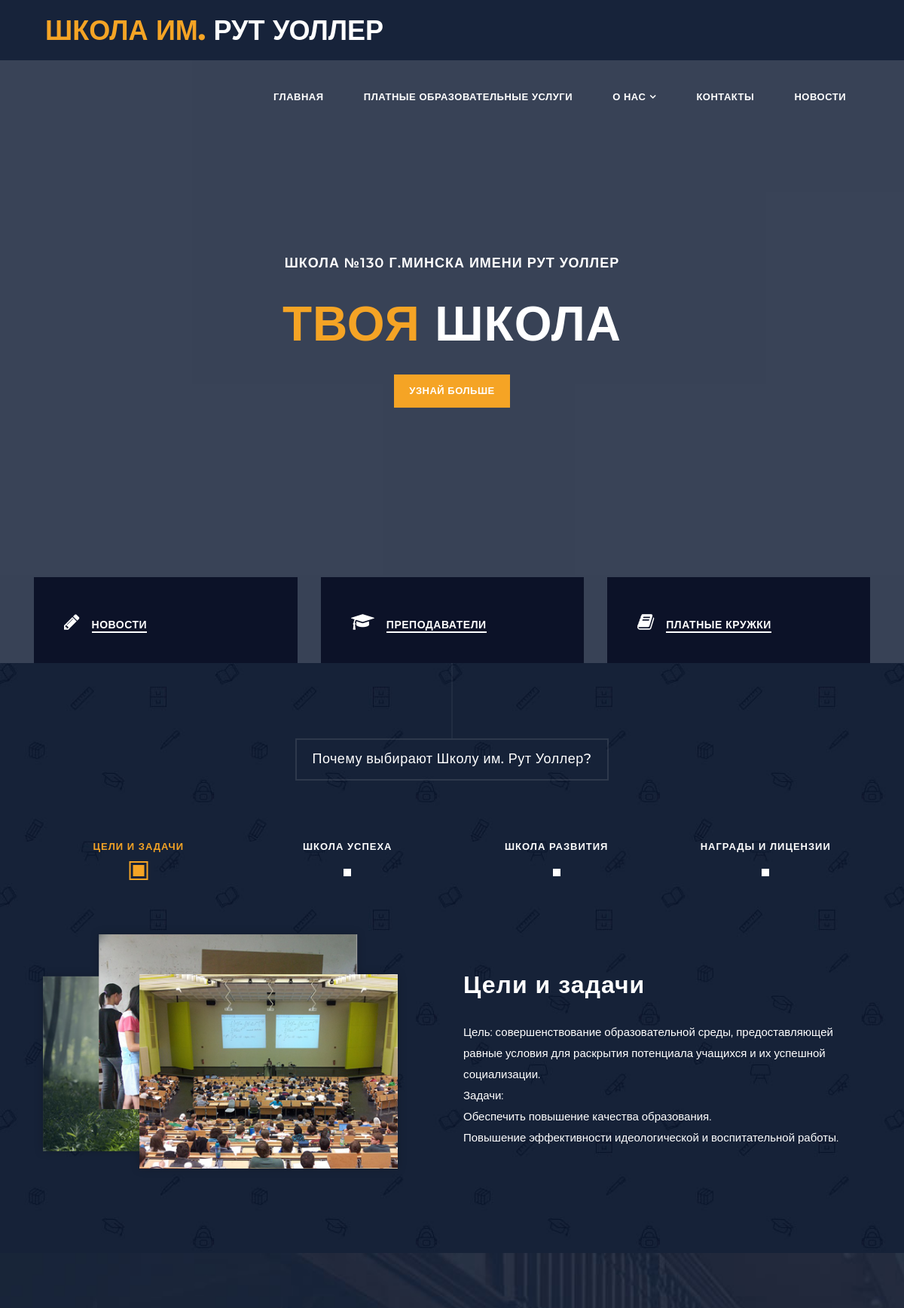
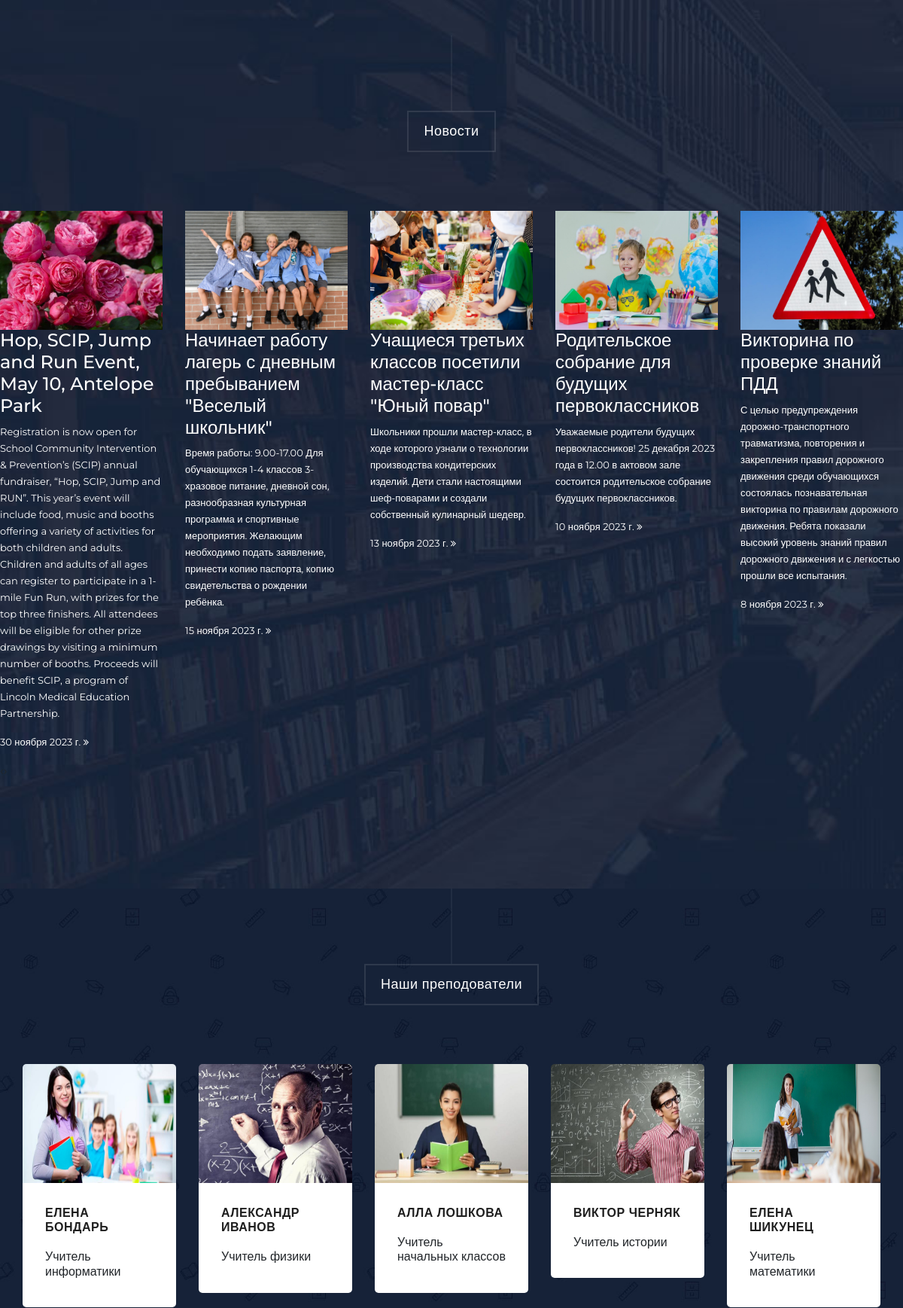
/school130/home/ (upper part), run on the app's committed database (2 pictures, top to bottom).
### Minsk130school/models.py (models this page shows, shortened)
class Blogs(models.Model):
    title = models.CharField('Заголовок', max_length=100)
    content = models.TextField('Содержание')
    publicationDate = models.DateField('Дата публикации', blank=True)
    image = models.ImageField('Изображение', upload_to='blog_images/')
    def image_tag(self):
        return format_html('<img src="{}" width="150" height="150" />'.format(self.image.url))
    image_tag.short_description = 'Изображение'
    class Meta:
        verbose_name = 'Заголовок'
        verbose_name_plural = 'Заголовки'

class Teachers(models.Model):
    first_name = models.CharField('Имя', max_length=50)
    last_name = models.CharField('Фамилия', max_length=50)
    brief_information = models.TextField('Краткая информация')
    description = models.TextField('Описание')
    image = models.ImageField('Изображение', upload_to='teacher_images/')
    paid_service = models.ForeignKey('PaidServices',  on_delete=models.SET_DEFAULT, related_name='teachers', verbose_name='Платные услуги',  null=True, default=None)   #related_name позволит получить всех связанных преподавателей для каждого кружка.
    def image_tag(self):
        return format_html('<img src="{}" width="150" height="150" />'.format(self.image.url))
    image_tag.short_description = 'Изображение'
    class Meta:
        verbose_name = 'Преподаватель'
        verbose_name_plural = 'Преподаватели'

### Minsk130school/views.py (the view)
# urls.py: path('home/', views.home, name= 'home'),
def home (request):
    application_form = AdmissionApplicationForm()
    question_form = QuestionsForm()
    blogs = models.Blogs.objects.order_by('-publicationDate')
    teachers = models.Teachers.objects.all()
    courses = models.PaidServices.objects.all()
    admins = models.LeadershipContacts.objects.all()
    for course in courses:
        course.teachers_set = course.teachers.all()  # Получение всех преподавателей для каждого кружка
    return render(request, 'home.html', {'application_form':application_form,
                                         'question_form':question_form,
                                         'courses': courses,
                                         'teachers':teachers,
                                         'blogs':blogs,
                                         'admins':admins})

### Minsk130school/templates/home.html (shortened to what this page needs)
{% extends 'base.html' %}
{% block content %}
{% load static %}
    {% block navigation %}
      <ul class="main-menu">
        <li><a href="#section1">Главная</a></li>
        <li><a href="#section4">Платные образовательные услуги</a></li>
        <li class="has-submenu"><a href="#section2">О нас</a>
        </li>
        <li><a href="#section6">Контакты</a></li>
        <li><a href="{% url 'news' %}" rel="sponsored" class="external">Новости</a></li>
      </ul>
    {% endblock %}
 <section class="section main-banner" id="top" data-section="section1">
  <video autoplay muted loop id="bg-video">
      <source src="{% static 'Minsk130school/assets/images/course-video.mp4' type="video/mp4" /%}">
  </video>
  <div class="video-overlay header-text">
      <div class="caption">
          <h6>Школа №130 г.Минска имени Рут Уоллер</h6>
          <h2><em>Твоя</em> Школа</h2>
          <div class="main-button">
              <div class="scroll-to-section"><a href="#section2">Узнай больше</a></div>
          </div>
      </div>
  </div>
</section>
<section class="features">
<div class="container">
  <div class="row">
    <div class="col-lg-4 col-12">
      <div class="features-post">
        <div class="features-content">
          <div class="content-show">
            <h4><i class="fa fa-pencil"></i><a href="{% url 'news' %}">Новости</a></h4>
          </div>
        </div>
      </div>
    </div>
    <div class="col-lg-4 col-12">
      <div class="features-post second-features">
        <div class="features-content">
          <div class="content-show">
            <h4><i class="fa fa-graduation-cap"></i><a href="{% url 'teachers' %}">Преподаватели</a></h4>
          </div>
        </div>
      </div>
    </div>
    <div class="col-lg-4 col-12">
      <div class="features-post third-features">
        <div class="features-content">
          <div class="content-show">
            <h4 class="scroll-to-section"><i class="fa fa-book"></i><a href="#section4">Платные Кружки</a></h4>
          </div>
        </div>
      </div>
    </div>
  </div>
</div>
</section>
<section class="section why-us" data-section="section2">
<div class="container">
  <div class="row">
    <div class="col-md-12">
      <div class="section-heading">
        <h2>Почему выбирают Школу им. Рут Уоллер?</h2>
      </div>
    </div>
    <div class="col-md-12">
      <div id='tabs'>
        <ul>
          <li><a href='#tabs-1'>Цели и задачи</a></li>
          <li><a href='#tabs-2'>Школа успеха</a></li>
          <li><a href='#tabs-3'>Школа развития</a></li>
          <li><a href='#tabs-4'>Награды и лицензии</a></li>
        </ul>
        <section class='tabs-content'>
          <article id='tabs-1'>
            <div class="row">
              <div class="col-md-6">
                <img src="{% static 'Minsk130school/assets/images/choose-us-image-01.png' alt="" %}">
              </div>
              <div class="col-md-6">
                <h4>Цели и задачи</h4>
                <p>Цель: совершенствование образовательной среды, предоставляющей равные условия для раскрытия потенциала учащихся и их успешной
                  социализации.
                  <br>
                  Задачи:
                  <br>
                  Обеспечить повышение качества образования.
                  <br>Повышение эффективности идеологической и воспитательной работы.
              </p>
              </div>
            </div>
          </article>
        </section>
      </div>
    </div>
  </div>
</div>
</section>
<section class="section video" data-section="section8">
  <div class="container-fluid">
    <div class="row">
      <div class="col-md-12">
        <div class="section-heading">
          <h2>Новости</h2>
        </div>
      </div>
      <div class="owl-carousel owl-theme">
        {% for blog in blogs %}
        <div class="item">
          {% if blog.image %}
            <img class="teacher-img" src ="{{blog.image.url}}">
          {% else %}
            <p>Нет фото</p>
          {% endif %}
          <div class="down-content">
            <h4 class="news-text">{{blog.title}}</h4>
            <p class="news-text">{{blog.content}}</p>
            <div class="text-button-free">
              <p class="news-text">{{blog.publicationDate}} <i class="fa fa-angle-double-right"></i></p>
            </div>
          </div>
        </div>
        {% endfor %}
      </div>
    </div>
  </div>
</section>
<section class="section courses" data-section="section7">
  <div class="container-fluid">
    <div class="row">
      <div class="col-md-12">
        <div class="section-heading">
          <h2>Наши преподователи</h2>
        </div>
      </div>
      <div class="owl-carousel owl-theme">
        {% for teacher in teachers %}
        <div class="item">
          {% if teacher.image %}
            <img class="teacher-img" src ="{{teacher.image.url}}">
          {% else %}
            <p>Нет фото</p>
          {% endif %}
          <div class="down-content">
            <a href="{% url 'teacher' teacher.id %}">
            <h4>{{teacher.first_name}} {{teacher.last_name}}</h4>
          </a>
            <h6>{{teacher.brief_information}}</h6>
          </div>
        </div>
        {% endfor %}
      </div>
    </div>
  </div>
</section>
{% endblock %}

### data on the page
Blogs: image (picture), title "Hop, SCIP, Jump and Run Event, May 10, Antelope Park", content "Registration is now open for School Community Intervention & Prevention’s (SCIP) annual fundraiser, “Hop, SCIP, Jump and RUN”. This year’s event will include food, music and booths offering a variety of activities for both children and adults. Children and adults of all ages can register to participate in a 1-mile Fun Run, with prizes for the top three finishers. All attendees will be eligible for other prize drawings by visiting a minimum number of booths. Proceeds will benefit SCIP, a program of Lincoln Medical Education Partnership.", publicationDate "30 ноября 2023 г."
Blogs: image (picture), title "Начинает работу лагерь с дневным пребыванием \"Веселый школьник\"", content "Время работы: 9.00-17.00 Для обучающихся 1-4 классов 3-хразовое питание, дневной сон, разнообразная культурная программа и спортивные мероприятия. Желающим необходимо подать заявление, принести копию паспорта, копию свидетельства о рождении ребёнка.", publicationDate "15 ноября 2023 г."
Blogs: image (picture), title "Учащиеся третьих классов поcетили мастер-класс \"Юный повар\"", content "Школьники прошли мастер-класс, в ходе которого узнали о технологии производства кондитерских изделий. Дети стали настоящими шеф-поварами и создали собственный кулинарный шедевр.", publicationDate "13 ноября 2023 г."
Blogs: image (picture), title "Родительское собрание для будущих первоклассников", content "Уважаемые родители будущих первоклассников! 25 декабря 2023 года в 12.00 в актовом зале состоится родительское собрание будущих первоклассников.", publicationDate "10 ноября 2023 г."
Blogs: image (picture), title "Викторина по проверке знаний ПДД", content "С целью предупреждения дорожно-транспортного травматизма, повторения и закрепления правил дорожного движения среди обучающихся состоялась познавательная викторина по правилам дорожного движения. Ребята показали высокий уровень знаний правил дорожного движения и с легкостью прошли все испытания.", publicationDate "8 ноября 2023 г."
Teachers: image (picture), first_name "ЕЛЕНА", last_name "БОНДАРЬ", brief_information "Учитель информатики"
Teachers: image (picture), first_name "АЛЕКСАНДР", last_name "ИВАНОВ", brief_information "Учитель физики"
Teachers: image (picture), first_name "АЛЛА", last_name "ЛОШКОВА", brief_information "Учитель начальных классов"
Teachers: image (picture), first_name "ВИКТОР", last_name "ЧЕРНЯК", brief_information "Учитель истории"
Teachers: image (picture), first_name "ЕЛЕНА", last_name "ШИКУНЕЦ", brief_information "Учитель математики"
